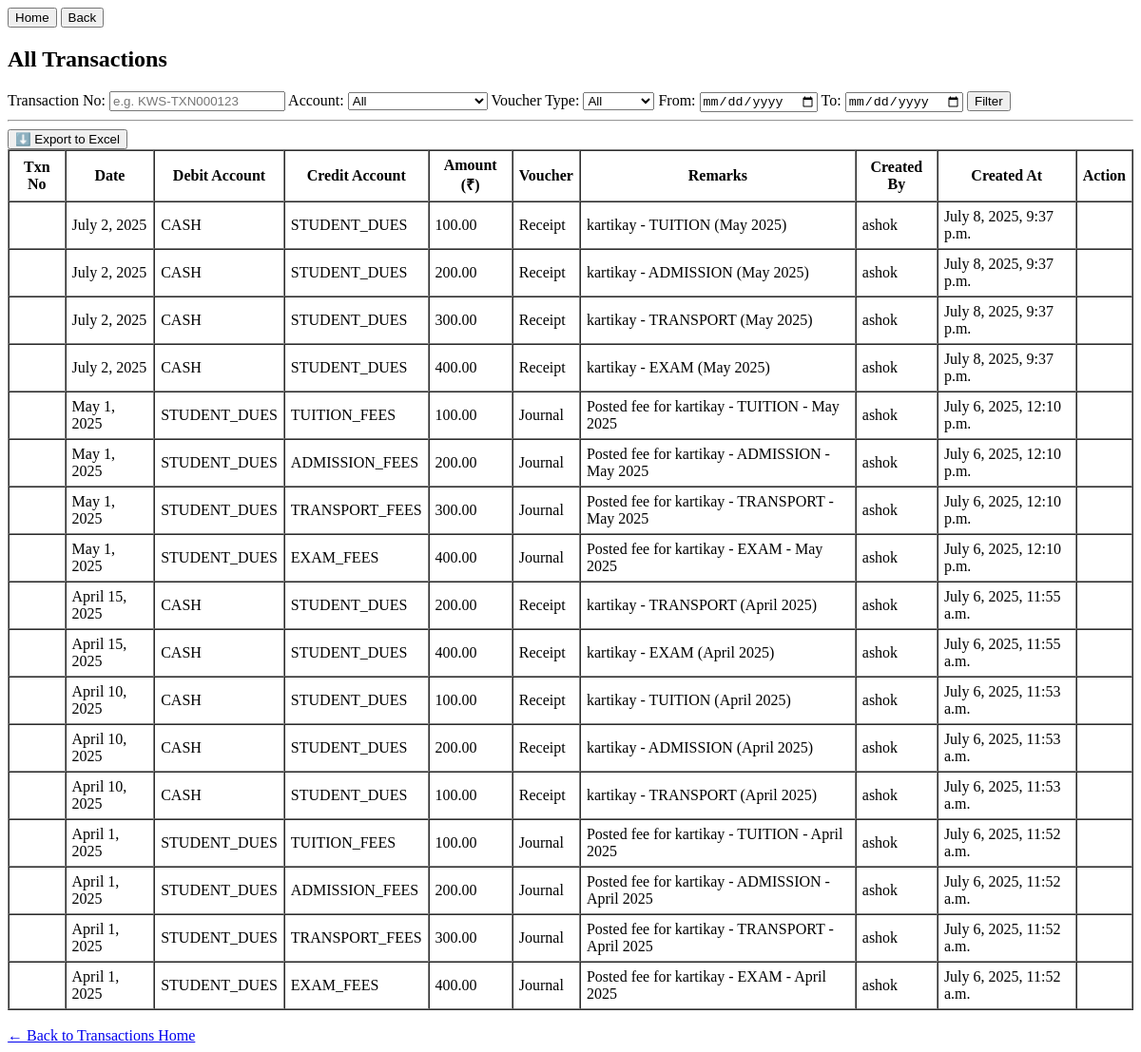
Page /transactions/view/ (signed in) on the earlier database version.
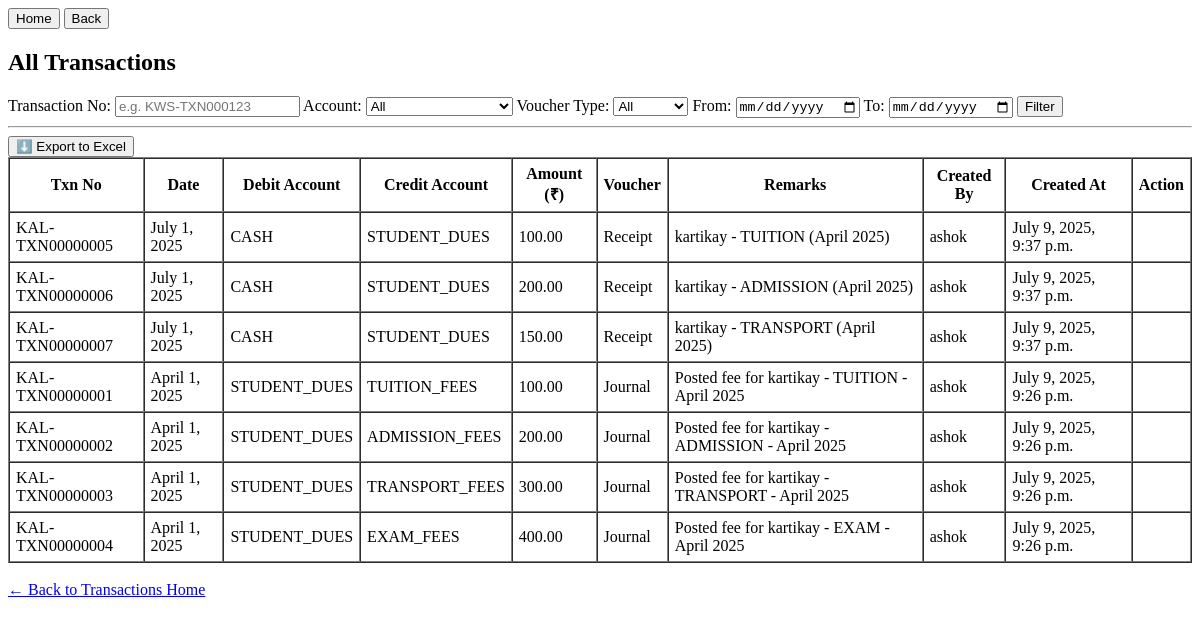
Same page on the later database version.
### transactions/models.py (models this page shows, shortened)
class Transaction(models.Model):
    VOUCHER_TYPES = [
    ('payment', 'Payment'),
    ('receipt', 'Receipt'),
    ('journal', 'Journal'),
    ('contra', 'Contra'),
    ]
    date = models.DateField()
    debit_account = models.ForeignKey(AccountHead, on_delete=models.PROTECT, related_name='debit_transactions')
    credit_account = models.ForeignKey(AccountHead, on_delete=models.PROTECT, related_name='credit_transactions')
    amount = models.DecimalField(max_digits=12, decimal_places=2)
    remarks = models.TextField(blank=True, null=True)
    school = models.ForeignKey(School, on_delete=models.CASCADE, default="kalawati")  # Multi-school support
    voucher_type = models.CharField(max_length=20, choices=VOUCHER_TYPES, blank=True, null=True)  # ✅ Add this
    created_by = models.ForeignKey(User, on_delete=models.SET_NULL, null=True, blank=True)
    created_at = models.DateTimeField(auto_now_add=True)
    transaction_id = models.CharField(max_length=30, editable=False)
    is_active = models.BooleanField(default=True)  # ✅ Soft delete flag
    deleted_by = models.ForeignKey(User, on_delete=models.SET_NULL, null=True, blank=True, related_name='deleted_transactions')
    deleted_at = models.DateTimeField(null=True, blank=True)
    class Meta:
        unique_together = ('school', 'transaction_id')  # ✅ Enforce per-school uniqueness

class AccountHead(models.Model):
    ACCOUNT_TYPES = [
        ('asset', 'Asset'),
        ('liability', 'Liability'),
        ('income', 'Income'),
        ('expense', 'Expense'),
    ]
    name = models.CharField(max_length=100, unique=True)
    type = models.CharField(max_length=20, choices=ACCOUNT_TYPES)
    description = models.TextField(blank=True, null=True)
    opening_balance = models.DecimalField(max_digits=10, decimal_places=2, default=0)
    is_active = models.BooleanField(default=True)
    school = models.ForeignKey(School, on_delete=models.CASCADE)

### transactions/views.py (the view)
# urls.py: path('view/', views.view_transactions, name='view_transactions'),
@login_required
def view_transactions(request):
    user_school = request.user.userprofile.school
    transactions = Transaction.objects.filter(school=user_school, is_active = True).order_by('-date')
    account_id = request.GET.get('account')
    voucher_type = request.GET.get('voucher_type')
    start_date = request.GET.get('start_date')
    end_date = request.GET.get('end_date')
    txn_id = request.GET.get('txn_id')
    if txn_id:
        transactions = transactions.filter(transaction_id__icontains=txn_id)
    if account_id and account_id.isdigit():
        transactions = transactions.filter(
            Q(debit_account_id=account_id) | Q(credit_account_id=account_id)
        )
    if voucher_type:
        transactions = transactions.filter(voucher_type=voucher_type)
    parsed_start = parse_date(start_date) if isinstance(start_date, str) and start_date else None
    if parsed_start:
        transactions = transactions.filter(date__gte=parsed_start)
    parsed_end = parse_date(end_date) if isinstance(end_date, str) and end_date else None
    if parsed_end:
        transactions = transactions.filter(date__lte=parsed_end)
    accounts = AccountHead.objects.filter(school=user_school)
    return render(request, 'transactions/view_transactions.html', {
        'transactions': transactions,
        'accounts': accounts,
        'voucher_type_filter': voucher_type,
        'account_filter': account_id,
        'start_date': start_date,
        'end_date': end_date,
        'txn_id': txn_id,  # pass to template
    })

### transactions/templatetags/string_filters.py (called while the page is built)
@register.filter
def startswith(value, arg):
    return str(value).startswith(arg)

### transactions/templates/transactions/view_transactions.html (shortened to what this page needs)
{% load string_filters %}
<!DOCTYPE html>
<html>
<head>
</head>
<body>
    <a href="{% url 'home'%}"><button>Home</button></a>
    <a href="{% url 'transactions_home'%}"><button>Back</button></a>
    <h2>All Transactions</h2>
    <form method="get">
        <label for="txn_id">Transaction No:</label>
        <input type="text" name="txn_id" id="txn_id" placeholder="e.g. KWS-TXN000123" value="{{ txn_id|default:'' }}">
        <label for="account">Account:</label>
        <select name="account" id="account">
            <option value="">All</option>
        </select>
        <label for="voucher_type">Voucher Type:</label>
        <select name="voucher_type" id="voucher_type">
            <option value="">All</option>
        </select>
        <label for="start_date">From:</label>
        <input type="date" name="start_date" value="{{ start_date }}">
        <label for="end_date">To:</label>
        <input type="date" name="end_date" value="{{ end_date }}">
        <button type="submit">Filter</button>
    </form>
    <hr>
    <form method="get" action="{% url 'export_transactions_excel' %}">
    <button type="submit">⬇️ Export to Excel</button>
    </form>
    {% if transactions %}
        <table border="1" cellpadding="6" cellspacing="0">
            <tr>
                <th>Txn No</th>
                <th>Date</th>
                <th>Debit Account</th>
                <th>Credit Account</th>
                <th>Amount (₹)</th>
                <th>Voucher</th>
                <th>Remarks</th>
                <th>Created By</th>
                <th>Created At</th>
                <th>Action</th>
            </tr>
            {% for txn in transactions %}
                <tr>
                    <td>{{ txn.transaction_id }}</td>
                    <td>{{ txn.date }}</td>
                    <td>{{ txn.debit_account.name }}</td>
                    <td>{{ txn.credit_account.name }}</td>
                    <td>{{ txn.amount }}</td>
                    <td>{{ txn.get_voucher_type_display }}</td>
                    <td>{{ txn.remarks }}</td>
                    <td>{{ txn.created_by.username }}</td>
                    <td>{{ txn.created_at }}</td>
                    <td>
                    </td>
                </tr>
            {% endfor %}
        </table>
    {% else %}
        <p>No transactions found for selected filters.</p>
    {% endif %}
    <br>
    <a href="{% url 'transactions_home' %}">← Back to Transactions Home</a>
</body>
</html>

Differences in the rows shown:
removed Transaction: date "July 2, 2025", debit_account.name "CASH", credit_account.name "STUDENT_DUES", amount "100.00", voucher_type "Receipt", remarks "kartikay - TUITION (May 2025)", created_by.username "ashok", created_at "July 8, 2025, 9:37 p.m."
removed Transaction: date "July 2, 2025", debit_account.name "CASH", credit_account.name "STUDENT_DUES", amount "200.00", voucher_type "Receipt", remarks "kartikay - ADMISSION (May 2025)", created_by.username "ashok", created_at "July 8, 2025, 9:37 p.m."
removed Transaction: date "July 2, 2025", debit_account.name "CASH", credit_account.name "STUDENT_DUES", amount "300.00", voucher_type "Receipt", remarks "kartikay - TRANSPORT (May 2025)", created_by.username "ashok", created_at "July 8, 2025, 9:37 p.m."
removed Transaction: date "July 2, 2025", debit_account.name "CASH", credit_account.name "STUDENT_DUES", amount "400.00", voucher_type "Receipt", remarks "kartikay - EXAM (May 2025)", created_by.username "ashok", created_at "July 8, 2025, 9:37 p.m."
removed Transaction: date "May 1, 2025", debit_account.name "STUDENT_DUES", credit_account.name "TUITION_FEES", amount "100.00", voucher_type "Journal", remarks "Posted fee for kartikay - TUITION - May 2025", created_by.username "ashok", created_at "July 6, 2025, 12:10 p.m."
removed Transaction: date "May 1, 2025", debit_account.name "STUDENT_DUES", credit_account.name "ADMISSION_FEES", amount "200.00", voucher_type "Journal", remarks "Posted fee for kartikay - ADMISSION - May 2025", created_by.username "ashok", created_at "July 6, 2025, 12:10 p.m."
removed Transaction: date "May 1, 2025", debit_account.name "STUDENT_DUES", credit_account.name "TRANSPORT_FEES", amount "300.00", voucher_type "Journal", remarks "Posted fee for kartikay - TRANSPORT - May 2025", created_by.username "ashok", created_at "July 6, 2025, 12:10 p.m."
removed Transaction: date "May 1, 2025", debit_account.name "STUDENT_DUES", credit_account.name "EXAM_FEES", amount "400.00", voucher_type "Journal", remarks "Posted fee for kartikay - EXAM - May 2025", created_by.username "ashok", created_at "July 6, 2025, 12:10 p.m."
removed Transaction: date "April 15, 2025", debit_account.name "CASH", credit_account.name "STUDENT_DUES", amount "200.00", voucher_type "Receipt", remarks "kartikay - TRANSPORT (April 2025)", created_by.username "ashok", created_at "July 6, 2025, 11:55 a.m."
removed Transaction: date "April 15, 2025", debit_account.name "CASH", credit_account.name "STUDENT_DUES", amount "400.00", voucher_type "Receipt", remarks "kartikay - EXAM (April 2025)", created_by.username "ashok", created_at "July 6, 2025, 11:55 a.m."
removed Transaction: date "April 10, 2025", debit_account.name "CASH", credit_account.name "STUDENT_DUES", amount "100.00", voucher_type "Receipt", remarks "kartikay - TUITION (April 2025)", created_by.username "ashok", created_at "July 6, 2025, 11:53 a.m."
removed Transaction: date "April 10, 2025", debit_account.name "CASH", credit_account.name "STUDENT_DUES", amount "200.00", voucher_type "Receipt", remarks "kartikay - ADMISSION (April 2025)", created_by.username "ashok", created_at "July 6, 2025, 11:53 a.m."
removed Transaction: date "April 10, 2025", debit_account.name "CASH", credit_account.name "STUDENT_DUES", amount "100.00", voucher_type "Receipt", remarks "kartikay - TRANSPORT (April 2025)", created_by.username "ashok", created_at "July 6, 2025, 11:53 a.m."
removed Transaction: date "April 1, 2025", debit_account.name "STUDENT_DUES", credit_account.name "TUITION_FEES", amount "100.00", voucher_type "Journal", remarks "Posted fee for kartikay - TUITION - April 2025", created_by.username "ashok", created_at "July 6, 2025, 11:52 a.m."
removed Transaction: date "April 1, 2025", debit_account.name "STUDENT_DUES", credit_account.name "ADMISSION_FEES", amount "200.00", voucher_type "Journal", remarks "Posted fee for kartikay - ADMISSION - April 2025", created_by.username "ashok", created_at "July 6, 2025, 11:52 a.m."
removed Transaction: date "April 1, 2025", debit_account.name "STUDENT_DUES", credit_account.name "TRANSPORT_FEES", amount "300.00", voucher_type "Journal", remarks "Posted fee for kartikay - TRANSPORT - April 2025", created_by.username "ashok", created_at "July 6, 2025, 11:52 a.m."
removed Transaction: date "April 1, 2025", debit_account.name "STUDENT_DUES", credit_account.name "EXAM_FEES", amount "400.00", voucher_type "Journal", remarks "Posted fee for kartikay - EXAM - April 2025", created_by.username "ashok", created_at "July 6, 2025, 11:52 a.m."
added Transaction: transaction_id "KAL-TXN00000005", date "July 1, 2025", debit_account.name "CASH", credit_account.name "STUDENT_DUES", amount "100.00", voucher_type "Receipt", remarks "kartikay - TUITION (April 2025)", created_by.username "ashok", created_at "July 9, 2025, 9:37 p.m."
added Transaction: transaction_id "KAL-TXN00000006", date "July 1, 2025", debit_account.name "CASH", credit_account.name "STUDENT_DUES", amount "200.00", voucher_type "Receipt", remarks "kartikay - ADMISSION (April 2025)", created_by.username "ashok", created_at "July 9, 2025, 9:37 p.m."
added Transaction: transaction_id "KAL-TXN00000007", date "July 1, 2025", debit_account.name "CASH", credit_account.name "STUDENT_DUES", amount "150.00", voucher_type "Receipt", remarks "kartikay - TRANSPORT (April 2025)", created_by.username "ashok", created_at "July 9, 2025, 9:37 p.m."
added Transaction: transaction_id "KAL-TXN00000001", date "April 1, 2025", debit_account.name "STUDENT_DUES", credit_account.name "TUITION_FEES", amount "100.00", voucher_type "Journal", remarks "Posted fee for kartikay - TUITION - April 2025", created_by.username "ashok", created_at "July 9, 2025, 9:26 p.m."
added Transaction: transaction_id "KAL-TXN00000002", date "April 1, 2025", debit_account.name "STUDENT_DUES", credit_account.name "ADMISSION_FEES", amount "200.00", voucher_type "Journal", remarks "Posted fee for kartikay - ADMISSION - April 2025", created_by.username "ashok", created_at "July 9, 2025, 9:26 p.m."
added Transaction: transaction_id "KAL-TXN00000003", date "April 1, 2025", debit_account.name "STUDENT_DUES", credit_account.name "TRANSPORT_FEES", amount "300.00", voucher_type "Journal", remarks "Posted fee for kartikay - TRANSPORT - April 2025", created_by.username "ashok", created_at "July 9, 2025, 9:26 p.m."
added Transaction: transaction_id "KAL-TXN00000004", date "April 1, 2025", debit_account.name "STUDENT_DUES", credit_account.name "EXAM_FEES", amount "400.00", voucher_type "Journal", remarks "Posted fee for kartikay - EXAM - April 2025", created_by.username "ashok", created_at "July 9, 2025, 9:26 p.m."
